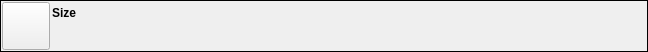
<?xml version="1.0" encoding="UTF-8"?>
<ui version="4.0">
 <class>FileShareItemWidget</class>
 <widget class="QWidget" name="FileShareItemWidget">
  <property name="geometry">
   <rect>
    <x>0</x>
    <y>0</y>
    <width>648</width>
    <height>52</height>
   </rect>
  </property>
  <property name="sizePolicy">
   <sizepolicy hsizetype="Expanding" vsizetype="Minimum">
    <horstretch>0</horstretch>
    <verstretch>52</verstretch>
   </sizepolicy>
  </property>
  <property name="minimumSize">
   <size>
    <width>0</width>
    <height>52</height>
   </size>
  </property>
  <property name="windowTitle">
   <string>Form</string>
  </property>
  <layout class="QGridLayout" name="gridLayout">
   <property name="leftMargin">
    <number>0</number>
   </property>
   <property name="topMargin">
    <number>0</number>
   </property>
   <property name="rightMargin">
    <number>0</number>
   </property>
   <property name="bottomMargin">
    <number>0</number>
   </property>
   <property name="spacing">
    <number>0</number>
   </property>
   <item row="0" column="0">
    <widget class="QFrame" name="m_MainFrame">
     <property name="frameShape">
      <enum>QFrame::Panel</enum>
     </property>
     <property name="frameShadow">
      <enum>QFrame::Plain</enum>
     </property>
     <layout class="QHBoxLayout" name="horizontalLayout_4">
      <property name="spacing">
       <number>2</number>
      </property>
      <property name="leftMargin">
       <number>1</number>
      </property>
      <property name="topMargin">
       <number>1</number>
      </property>
      <property name="rightMargin">
       <number>1</number>
      </property>
      <property name="bottomMargin">
       <number>2</number>
      </property>
      <item>
       <widget class="VxPushButton" name="m_FileIconButton">
        <property name="sizePolicy">
         <sizepolicy hsizetype="Fixed" vsizetype="Fixed">
          <horstretch>0</horstretch>
          <verstretch>0</verstretch>
         </sizepolicy>
        </property>
        <property name="minimumSize">
         <size>
          <width>48</width>
          <height>48</height>
         </size>
        </property>
        <property name="maximumSize">
         <size>
          <width>48</width>
          <height>48</height>
         </size>
        </property>
        <property name="text">
         <string/>
        </property>
        <property name="iconSize">
         <size>
          <width>48</width>
          <height>48</height>
         </size>
        </property>
       </widget>
      </item>
      <item>
       <layout class="QVBoxLayout" name="verticalLayout">
        <property name="spacing">
         <number>0</number>
        </property>
        <item>
         <layout class="QHBoxLayout" name="horizontalLayout_2">
          <property name="spacing">
           <number>0</number>
          </property>
          <property name="bottomMargin">
           <number>2</number>
          </property>
          <item>
           <widget class="QLabel" name="m_FileSizeLabel">
            <property name="font">
             <font>
              <bold>true</bold>
             </font>
            </property>
            <property name="text">
             <string>Size</string>
            </property>
           </widget>
          </item>
          <item>
           <widget class="VxLabel" name="m_FileNameLabel">
            <property name="sizePolicy">
             <sizepolicy hsizetype="Expanding" vsizetype="Preferred">
              <horstretch>0</horstretch>
              <verstretch>0</verstretch>
             </sizepolicy>
            </property>
            <property name="font">
             <font>
              <pointsize>8</pointsize>
             </font>
            </property>
            <property name="text">
             <string/>
            </property>
            <property name="wordWrap">
             <bool>true</bool>
            </property>
           </widget>
          </item>
         </layout>
        </item>
        <item>
         <widget class="FileActionBarWidget" name="m_FileActionBar">
          <property name="frameShape">
           <enum>QFrame::NoFrame</enum>
          </property>
          <property name="frameShadow">
           <enum>QFrame::Raised</enum>
          </property>
         </widget>
        </item>
       </layout>
      </item>
     </layout>
    </widget>
   </item>
  </layout>
 </widget>
 <customwidgets>
  <customwidget>
   <class>VxPushButton</class>
   <extends>QPushButton</extends>
   <header>VxPushButton.h</header>
  </customwidget>
  <customwidget>
   <class>VxLabel</class>
   <extends>QLabel</extends>
   <header>VxLabel.h</header>
  </customwidget>
  <customwidget>
   <class>FileActionBarWidget</class>
   <extends>QFrame</extends>
   <header>FileActionBarWidget.h</header>
   <container>1</container>
  </customwidget>
 </customwidgets>
 <resources/>
 <connections/>
</ui>
